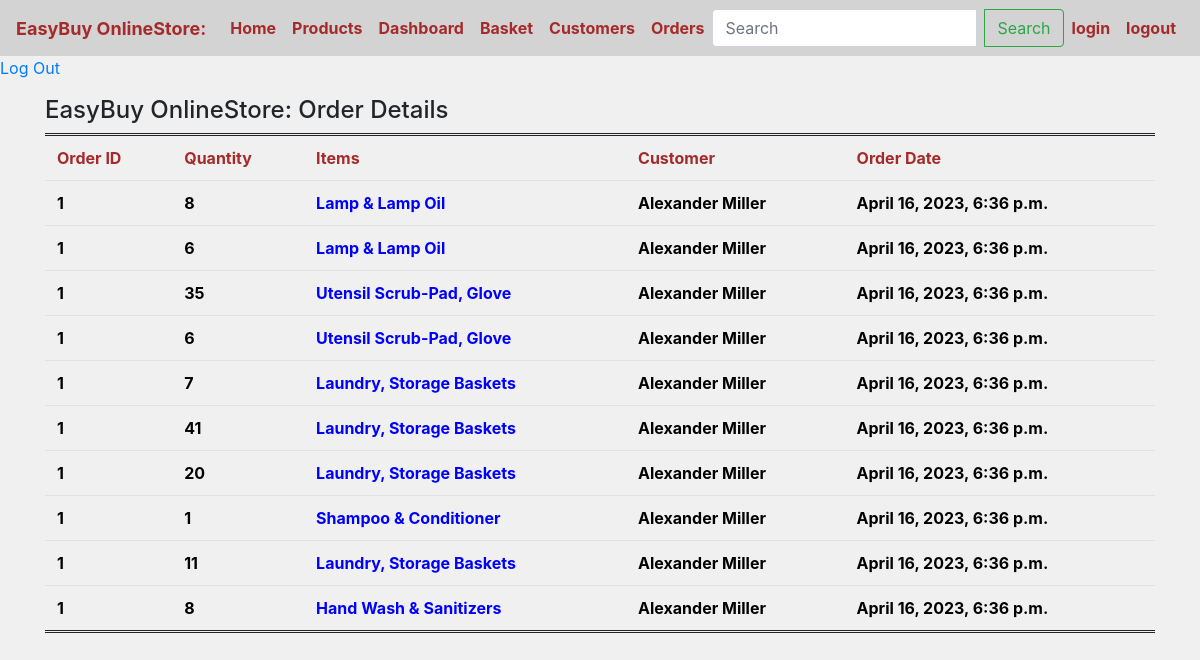
Screenshot of /order/1/ with the database file from the repository.
### onlineStore/models.py (models this page shows, shortened)
class Order(models.Model):
    customer = models.ForeignKey('onlineStore.Customer', on_delete=models.CASCADE)
    created_date = models.DateTimeField(auto_now_add=True)

class LineItem(models.Model):
    quantity = models.IntegerField(default=1)
    product= models.ForeignKey('onlineStore.Products', on_delete=models.CASCADE, default=1)
    price_usd   = models.FloatField(default=0.00)
    cart = models.ForeignKey('onlineStore.Cart', on_delete=models.CASCADE)
    order = models.ForeignKey('onlineStore.Order', on_delete=models.CASCADE)
    created_date = models.DateTimeField(auto_now_add=True)

class Products(models.Model):
    id = models.BigAutoField(primary_key=True)
    product_type = models.CharField(max_length=200)
    brand        = models.CharField(max_length=200)
    price_usd   = models.FloatField()
    created_date = models.DateTimeField(auto_now_add=True)

### onlineStore/views.py (the view)
# urls.py: path('order/<int:id>/', views.order_detail, name= 'order_detail'),
def order_detail(request, id):
    try:
        order = get_object_or_404(Order, id=id)
        customer = order.customer
        user = get_object_or_404(User, id=customer.pk)
        line_items = LineItem.objects.filter(order_id=order.id)
        return render(request, 'onlineStore/order_detail.html', {'order' : order, 'user': user, 'line_items': line_items})
    except Exception as e:
        return render(request, 'onlineStore/error.html', {'error': 'Oops! Something went wrong.'})

### onlineStore/templates/onlineStore/order_detail.html (shortened to what this page needs)
{% extends 'onlineStore/base.html' %}
{% block content %}
  <body style="background-color: #f0f0f0;">
    <h4>EasyBuy OnlineStore: Order Details</h4>
<table class="table table-hover border="1"">
            <tr>
                <th style="color:#a52a2a;">Order ID</th>
                <th style="color:#a52a2a;">Quantity</th>
                <th style="color:#a52a2a;">Items</th>
                <th style="color:#a52a2a;">Customer</th>
                <th style="color:#a52a2a;">Order Date</th>
            </tr>
    {% for line_item in line_items %}
        <tr>
            <td style="font-weight:bold; color:black;"> {{ order.id }}</td>
            <td style="font-weight:bold; color:black;">{{ line_item.quantity }}</td>
            <td style="font-weight:bold; color:blue;">{{ line_item.product.product_type }}</td>
            <td style="font-weight:bold; color:black;">{{ user.first_name }} {{ user.last_name }}</td>
            <td style="font-weight:bold; color:black;">{{ order.created_date }}</td>
        </tr>
    {% endfor %}
    </table>
  </body>
{% endblock %}

### onlineStore/templates/onlineStore/order_detail.html (style rules this page uses)
table { border-top: double; border-bottom: double; border-right: blank }

### rows the page displays
LineItem: quantity "8", product.product_type "Lamp & Lamp Oil"
Order: id "1", created_date "April 16, 2023, 6:36 p.m."
LineItem: quantity "6", product.product_type "Lamp & Lamp Oil"
LineItem: quantity "35", product.product_type "Utensil Scrub-Pad, Glove"
LineItem: quantity "6", product.product_type "Utensil Scrub-Pad, Glove"
LineItem: quantity "7", product.product_type "Laundry, Storage Baskets"
LineItem: quantity "41", product.product_type "Laundry, Storage Baskets"
LineItem: quantity "20", product.product_type "Laundry, Storage Baskets"
LineItem: quantity "1", product.product_type "Shampoo & Conditioner"
LineItem: quantity "11", product.product_type "Laundry, Storage Baskets"
LineItem: quantity "8", product.product_type "Hand Wash & Sanitizers"

### other values shown
{{ user.first_name }} "Alexander"
{{ user.last_name }} "Miller"
